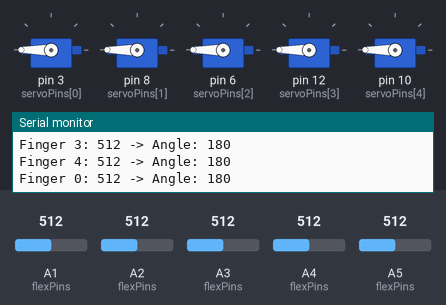
A sketch run on a simulated Arduino Uno, built with avr-gcc and run on an emulated ATmega328P. On the bench: 5 × servo, the last lines printed to the serial monitor. Inputs (shaded band) come from the test bench; at power-on: A1 (flexPins) = 512, A2 (flexPins) = 512, A3 (flexPins) = 512, A4 (flexPins) = 512, A5 (flexPins) = 512.

Above: at 1.2 s.
1.3 s: A1 (flexPins) set to 992
At 2.2 s:
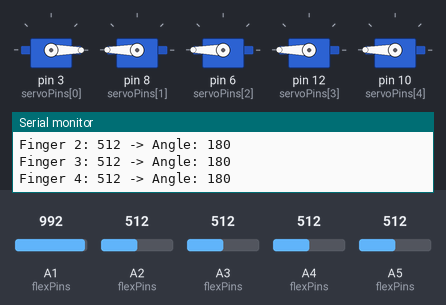
3.0 s: A2 (flexPins) set to 992
At 3.9 s:
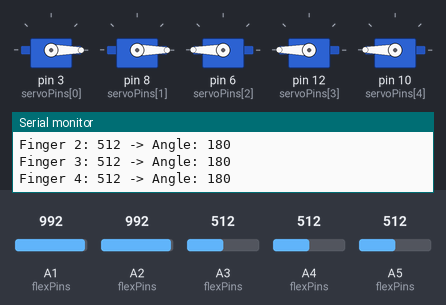
4.6 s: A3 (flexPins) set to 992
At 5.4 s:
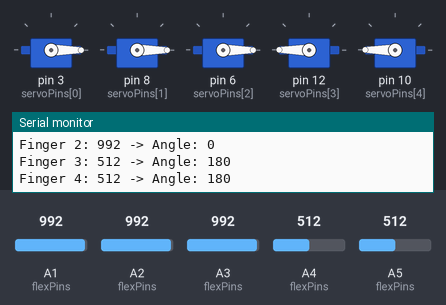
6.2 s: A4 (flexPins) set to 992
At 6.8 s:
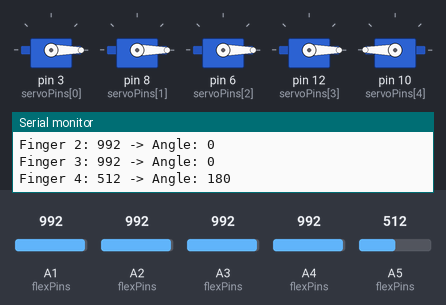
7.8 s: A5 (flexPins) set to 992
At 8.2 s:
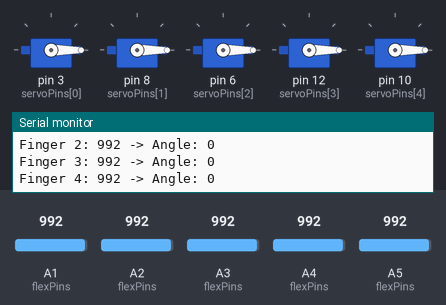
9.3 s: A1 (flexPins) set to 716
At 10.5 s:
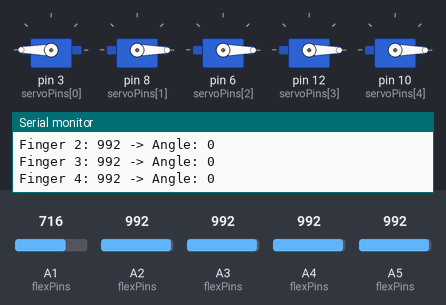
Timing chart, 0 to 11.8 s (numbered marks = the images above; inputs shaded):
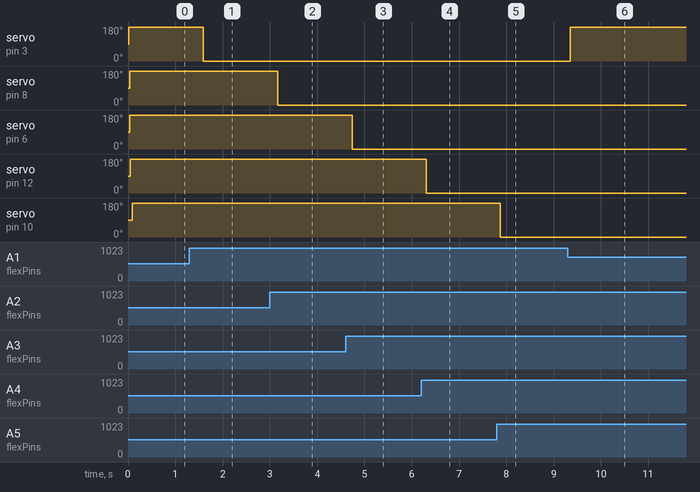

The sketch:

robotic_hand.ino
```cpp
#include <Servo.h>

const int flexPins[] = {A1, A2, A3, A4, A5};
const int servoPins[] = {3, 8, 6, 12, 10};

int minVals[] = {820, 820, 780, 749, 750};  // straight
int maxVals[] = {880, 880, 810, 800, 800};  // bent


Servo servos[5];

int lastFlexValues[5] = {0, 0, 0, 0, 0};  // for noise filtering
int lastAngles[5] = {0, 0, 0, 0, 0};      // to hold last servo position

void setup() {
  Serial.begin(9600);
  for (int i = 0; i < 5; i++) {
    servos[i].attach(servoPins[i]);
  }
}

int smoothFlexRead(int pin) {
  long total = 0;
  const int samples = 10;
  for (int i = 0; i < samples; i++) {
    total += analogRead(pin);
    delay(1);
  }
  return total / samples;
}

void loop() {
  for (int i = 0; i < 5; i++) {
    int flexValue = smoothFlexRead(flexPins[i]);

    // Optional noise filtering
    if (abs(flexValue - lastFlexValues[i]) < 3) {
      flexValue = lastFlexValues[i];
    } else {
      lastFlexValues[i] = flexValue;
    }

    int servoAngle = map(flexValue, minVals[i], maxVals[i], 180, 0);
    servoAngle = constrain(servoAngle, 0, 180);

    // Optional angle smoothing
    if (abs(servoAngle - lastAngles[i]) < 3) {
      servoAngle = lastAngles[i];
    } else {
      lastAngles[i] = servoAngle;
    }

    servos[i].write(servoAngle);

    Serial.print("Finger ");
    Serial.print(i);
    Serial.print(": ");
    Serial.print(flexValue);
    Serial.print(" -> Angle: ");
    Serial.println(servoAngle);
  }

  delay(300);
}
```

Measured:
- after the input at 1.3 s, servo on pin 3 (servoPins[0]): 180° → 0° after 0.29 s
- after the input at 3.0 s, servo on pin 8 (servoPins[1]): 180° → 0° after 0.17 s
- after the input at 4.6 s, servo on pin 6 (servoPins[2]): 180° → 0° after 0.14 s
- after the input at 6.2 s, servo on pin 12 (servoPins[3]): 180° → 0° after 0.11 s
- after the input at 7.8 s, servo on pin 10 (servoPins[4]): 180° → 0° after 0.08 s
- after the input at 9.3 s, servo on pin 3 (servoPins[0]): 0° → 180° after 0.06 s
